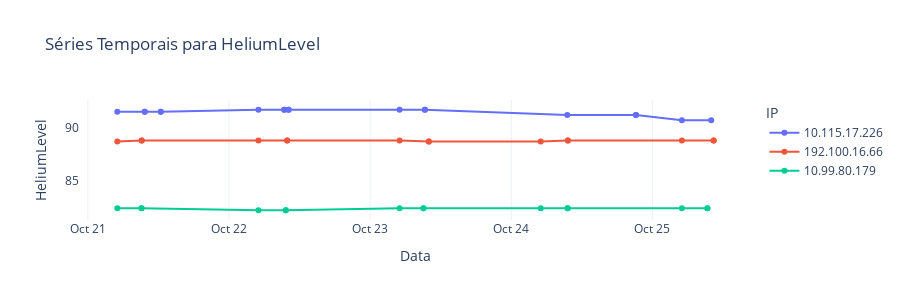

The notebook cell saved with this chart:
### Code cell
# Creating plot
fig = px.line(
    df[df["IP"].isin(selected_ips)].sort_index(), 
    y="HeliumLevel", 
    line_group="IP", 
    color="IP", 
    markers=True,
    hover_data=["IP"],
    title="Séries Temporais para HeliumLevel",
    height=300
)
fig.update_traces(
    hovertemplate="<br>%{x|%H:%M - %d/%m}<br>IP: %{customdata[0]}<br>BoreTemperature: %{y}<extra></extra>"
)
fig.update_layout(
    yaxis=dict(showgrid=False),
    xaxis=(dict(dtick="d", tickformat="%b %d"))
)
fig.show(renderer="colab")

### Figure 1 — Plotly figure (JSON) as saved in the notebook; plotly's stock layout.template omitted (floating-point values rounded to 4 significant figures)
{"data": [{"customdata": [["10.115.17.226"], ["10.115.17.226"], ["10.115.17.226"], ["10.115.17.226"], ["10.115.17.226"], ["10.115.17.226"], ["10.115.17.226"], ["10.115.17.226"], ["10.115.17.226"], ["10.115.17.226"], ["10.115.17.226"], ["10.115.17.226"], ["10.115.17.226"], ["10.115.17.226"], ["10.115.17.226"], ["10.115.17.226"], ["10.115.17.226"], ["10.115.17.226"]], "hovertemplate": "<br>%{x|%H:%M - %d/%m}<br>IP: %{customdata[0]}<br>BoreTemperature: %{y}<extra></extra>", "legendgroup": "10.115.17.226", "line": {"color": "#636efa", "dash": "solid"}, "marker": {"symbol": "circle"}, "mode": "lines+markers", "name": "10.115.17.226", "orientation": "v", "showlegend": true, "type": "scatter", "x": ["2022-10-21T05:00:18", "2022-10-21T09:40:14", "2022-10-21T09:40:24", "2022-10-21T12:23:49", "2022-10-21T12:24:24", "2022-10-22T05:00:19", "2022-10-22T09:23:23", "2022-10-22T09:23:33", "2022-10-22T10:08:28", "2022-10-22T10:09:01", "2022-10-23T05:00:18", "2022-10-23T09:18:40", "2022-10-23T09:18:51", "2022-10-24T09:31:44", "2022-10-24T21:11:51", "2022-10-24T21:12:27", "2022-10-25T05:00:18", "2022-10-25T09:59:37"], "xaxis": "x", "y": [91.5, 91.5, 91.5, 91.5, 91.5, 91.7, 91.7, 91.7, 91.7, 91.7, 91.7, 91.7, 91.7, 91.2, 91.2, 91.2, 90.7, 90.7], "yaxis": "y"}, {"customdata": [["192.100.16.66"], ["192.100.16.66"], ["192.100.16.66"], ["192.100.16.66"], ["192.100.16.66"], ["192.100.16.66"], ["192.100.16.66"], ["192.100.16.66"], ["192.100.16.66"], ["192.100.16.66"], ["192.100.16.66"], ["192.100.16.66"], ["192.100.16.66"], ["192.100.16.66"], ["192.100.16.66"]], "hovertemplate": "<br>%{x|%H:%M - %d/%m}<br>IP: %{customdata[0]}<br>BoreTemperature: %{y}<extra></extra>", "legendgroup": "192.100.16.66", "line": {"color": "#EF553B", "dash": "solid"}, "marker": {"symbol": "circle"}, "mode": "lines+markers", "name": "192.100.16.66", "orientation": "v", "showlegend": true, "type": "scatter", "x": ["2022-10-21T05:00:20", "2022-10-21T09:09:10", "2022-10-21T09:09:36", "2022-10-22T05:00:21", "2022-10-22T09:53:40", "2022-10-22T09:54:05", "2022-10-23T05:00:20", "2022-10-23T09:58:51", "2022-10-23T09:59:16", "2022-10-24T05:00:21", "2022-10-24T09:36:59", "2022-10-24T09:37:24", "2022-10-25T05:00:20", "2022-10-25T10:24:46", "2022-10-25T10:25:11"], "xaxis": "x", "y": [88.7, 88.8, 88.8, 88.8, 88.8, 88.8, 88.8, 88.7, 88.7, 88.7, 88.8, 88.8, 88.8, 88.8, 88.8], "yaxis": "y"}, {"customdata": [["10.99.80.179"], ["10.99.80.179"], ["10.99.80.179"], ["10.99.80.179"], ["10.99.80.179"], ["10.99.80.179"], ["10.99.80.179"], ["10.99.80.179"], ["10.99.80.179"], ["10.99.80.179"], ["10.99.80.179"], ["10.99.80.179"], ["10.99.80.179"], ["10.99.80.179"], ["10.99.80.179"]], "hovertemplate": "<br>%{x|%H:%M - %d/%m}<br>IP: %{customdata[0]}<br>BoreTemperature: %{y}<extra></extra>", "legendgroup": "10.99.80.179", "line": {"color": "#00cc96", "dash": "solid"}, "marker": {"symbol": "circle"}, "mode": "lines+markers", "name": "10.99.80.179", "orientation": "v", "showlegend": true, "type": "scatter", "x": ["2022-10-21T05:00:27", "2022-10-21T09:07:21", "2022-10-21T09:07:44", "2022-10-22T05:00:26", "2022-10-22T09:38:52", "2022-10-22T09:39:15", "2022-10-23T05:00:26", "2022-10-23T09:03:57", "2022-10-23T09:04:20", "2022-10-24T05:00:27", "2022-10-24T09:34:58", "2022-10-24T09:35:21", "2022-10-25T05:00:27", "2022-10-25T09:20:42", "2022-10-25T09:21:07"], "xaxis": "x", "y": [82.4, 82.4, 82.4, 82.2, 82.2, 82.2, 82.4, 82.4, 82.4, 82.4, 82.4, 82.4, 82.4, 82.4, 82.4], "yaxis": "y"}], "layout": {"height": 300, "legend": {"title": {"text": "IP"}, "tracegroupgap": 0}, "title": {"text": "Séries Temporais para HeliumLevel"}, "xaxis": {"anchor": "y", "domain": [0, 1], "dtick": "d", "tickformat": "%b %d", "title": {"text": "Data"}}, "yaxis": {"anchor": "x", "domain": [0, 1], "showgrid": false, "title": {"text": "HeliumLevel"}}}}
